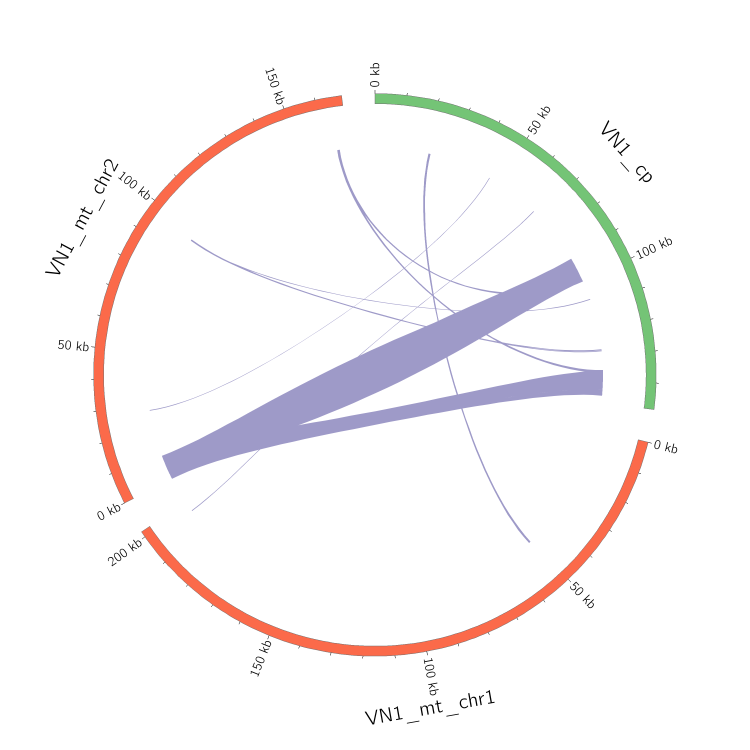
#> input picture fig6/results/Fig6A.png, 3000 x 3000 px (shown at 1/4 size)
$ python combine_fig6.py
#> lines starting #> are read from the running program, lines starting #| are printed output that depends on the picture
import matplotlib.pyplot as plt
import matplotlib.image as mpimg
import matplotlib.patches as mpatches
import numpy as np

def combine_figures():
    # Load the Circos output images
    try:
        img_a = mpimg.imread('results/Fig6A.png')
#> img_a is the input picture: shape (3000, 3000, 3) float32; mean R, G, B 0.972, 0.963, 0.977
        img_b = mpimg.imread('results/Fig6B.png')
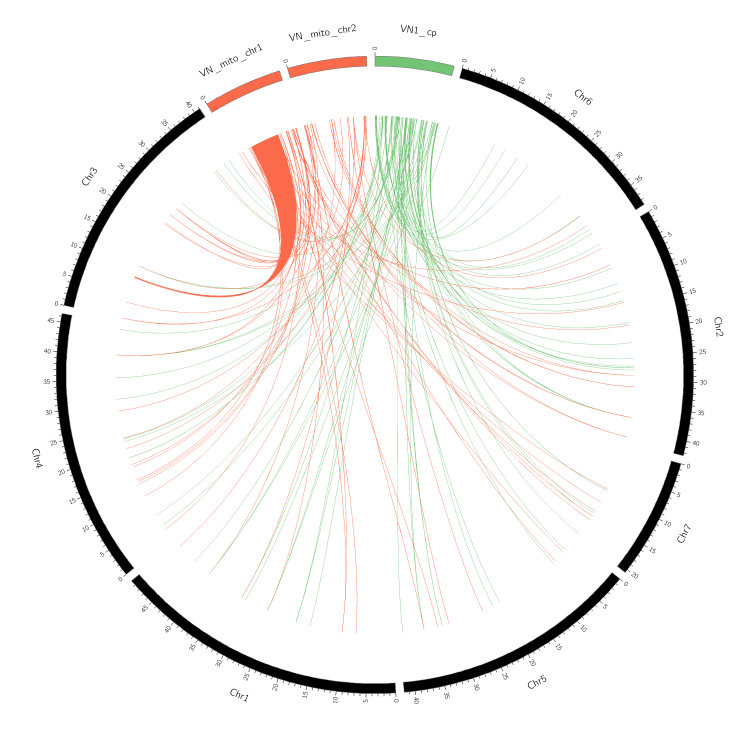
#> input picture fig6/results/Fig6B.png, 3000 x 3000 px (shown at 1/4 size)
#> img_b is the input picture: shape (3000, 3000, 3) float32; mean R, G, B 0.96, 0.954, 0.945
    except Exception as e:
        print(f"Error loading images: {e}")
        return

    # Create a figure with two subplots side-by-side
    fig, axes = plt.subplots(1, 2, figsize=(20, 10))

    # Plot Fig6A on the left
    ax_a = axes[0]
    ax_a.imshow(img_a)
    ax_a.axis('off')

    # Plot Fig6B on the right
    ax_b = axes[1]
    ax_b.imshow(img_b)
    ax_b.axis('off')

    # Add 'A' and 'B' labels
    ax_a.text(0.05, 0.98, 'A', transform=ax_a.transAxes, fontsize=35, va='top')
    ax_b.text(0.05, 0.98, 'B', transform=ax_b.transAxes, fontsize=35,  va='top')

    def place_label(ax, angle_deg, text, r=0.53):
        # Image is centered at (0.5, 0.5)
        theta = np.radians(angle_deg)
        x = 0.5 + r * np.cos(theta)
        y = 0.5 + r * np.sin(theta)

        # Tangential rotation
        rot = angle_deg - 90
        if rot < -90:
            rot += 180
        elif rot > 90:
            rot -= 180

        ax.text(x, y, text, transform=ax.transAxes, fontsize=25, fontweight='bold',
                ha='center', va='center', rotation=rot)

    # --- FIG 6A LABELS ---
    # Kept r=0.52 to keep them close but safe
    place_label(ax_a, 39, 'Cp DNA', r=0.52)
    place_label(ax_a, 278, 'Mt DNA', r=0.52)
    place_label(ax_a, 150, 'Mt DNA', r=0.52)

    # --- FIG 6B LABELS ---
    # Increased r=0.58 to push labels outward and prevent overlap with organelle names.
    # Adjusted angles slightly to spread them perfectly over the red/green bands.
    place_label(ax_b, 75, 'Cp DNA', r=0.54)
    place_label(ax_b, 115, 'Mt DNA', r=0.54)
    place_label(ax_b, 270, 'Nc DNA', r=0.54)

    # --- ADD CUSTOM LEGEND ---
    # Create colored boxes matching the Circos ideograms
    mt_patch = mpatches.Patch(color='tomato', label='Mt DNA')
    cp_patch = mpatches.Patch(color='mediumseagreen', label='Cp DNA')
    nc_patch = mpatches.Patch(color='black', label='Nc DNA')

    # Add the legend to the bottom center of the whole figure
    fig.legend(handles=[mt_patch, cp_patch, nc_patch],
               loc='lower center',
               ncol=3,               # Arrange horizontally in 3 columns
               fontsize=25,
               bbox_to_anchor=(0.5, 0.02), # Pin it near the bottom edge
               frameon=False)        # Remove the box border for a cleaner look

    # Apply tight layout, but leave room at the bottom for the new legend
    plt.tight_layout()
    plt.subplots_adjust(bottom=0.15)

    # Base output path
    output_prefix = 'results/Fig6_Combined'

    # Export to PNG, TIFF, and PDF
    formats = ['png', 'tiff', 'pdf']
    for ext in formats:
        output_file = f"{output_prefix}.{ext}"
        plt.savefig(output_file, dpi=300, bbox_inches='tight', facecolor='white', format=ext)
        print(f"Success! Combined figure saved to {output_file}")
#> this loop made 3 passes
#> pass 1, in combine_figures, `plt.savefig(output_file, dpi=300, bbox_inches='tight', facecolor='whit..`:
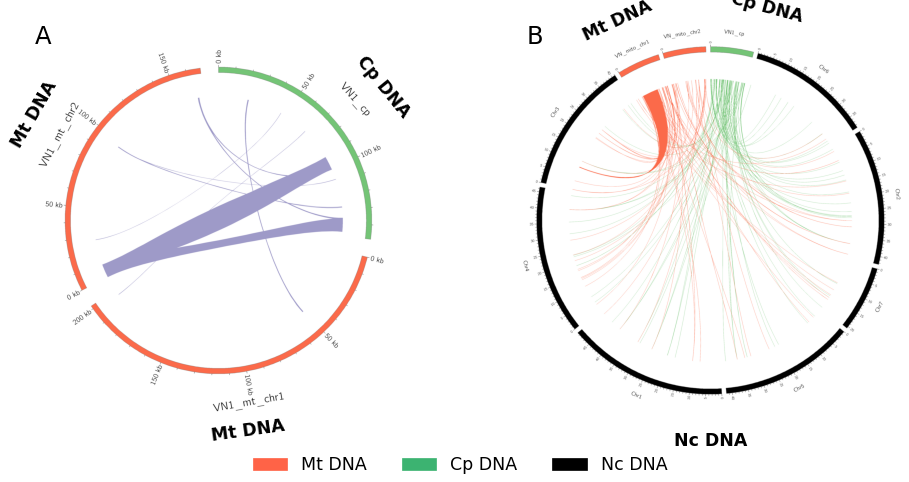
#> figure drawn by matplotlib, 2 panels

if __name__ == "__main__":
    combine_figures()
